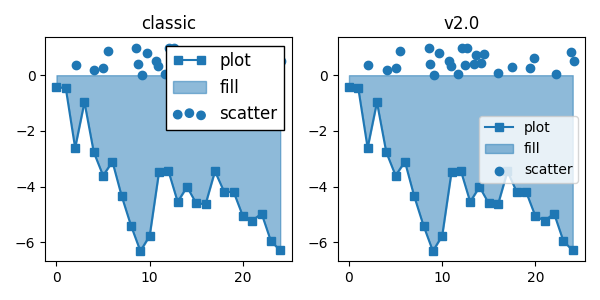

Source code (Python):
import matplotlib as mpl
import matplotlib.pyplot as plt
import numpy as np

def demo(ax, rcparams, title):
    np.random.seed(2)
    N = 25
    with mpl.rc_context(rc=rcparams):
        x = range(N)
        y = np.cumsum(np.random.randn(N) )
        # unpack the single Line2D artist
        ln, = ax.plot(x, y, marker='s',
                      linestyle='-', label='plot')
        ax.fill_between(x, y, 0, label='fill', alpha=.5, color=ln.get_color())
        ax.scatter(N*np.random.rand(N), np.random.rand(N), label='scatter')
        ax.set_title(title)
        ax.legend()

fig, (ax1, ax2) = plt.subplots(1, 2, figsize=(6, 3), tight_layout=True)

classic_rc = {'legend.fancybox': False,
              'legend.numpoints': 2,
              'legend.scatterpoints': 3,
              'legend.framealpha': None,
              'legend.edgecolor': 'inherit',
              'legend.loc': 'upper right',
              'legend.fontsize': 'large'}

demo(ax1, classic_rc, 'classic')
demo(ax2, {}, 'v2.0')
